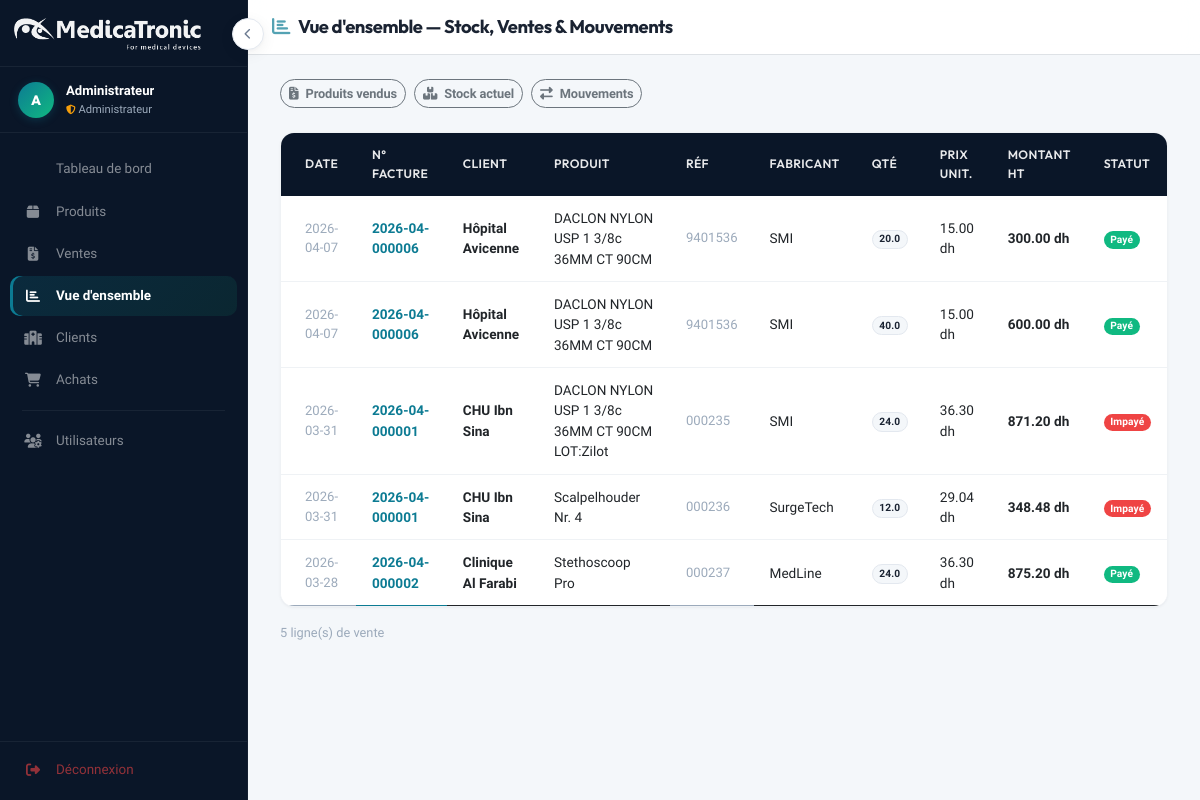
/overview (signed in), run on the app's committed database.
### tables this page shows
CREATE TABLE facture_lignes (
    id             INTEGER PRIMARY KEY AUTOINCREMENT,
    facture_id     INTEGER NOT NULL,
    produit_id     INTEGER,
    lot_id         INTEGER,
    reference      TEXT,
    designation    TEXT,
    quantite       REAL    DEFAULT 1,
    prix_unitaire  REAL    DEFAULT 0,
    tva            REAL    DEFAULT 20,
    remise         REAL    DEFAULT 0,
    montant_ht     REAL    DEFAULT 0,
    FOREIGN KEY (facture_id) REFERENCES factures(id)  ON DELETE CASCADE,
    FOREIGN KEY (produit_id) REFERENCES produits(id),
    FOREIGN KEY (lot_id)     REFERENCES lots(id)
);

CREATE TABLE factures (
    id                  INTEGER PRIMARY KEY AUTOINCREMENT,
    numero              TEXT UNIQUE,
    client_id           INTEGER,
    date_facture        TEXT,
    date_echeance       TEXT,
    devise              TEXT    DEFAULT 'MAD',
    emplacement_stock   TEXT,
    contact_commercial  TEXT,
    modele              TEXT,
    objet               TEXT,
    remarques           TEXT,
    conditions          TEXT,
    statut              TEXT    DEFAULT 'En instance',
    montant_ht          REAL    DEFAULT 0,
    remise_globale      REAL    DEFAULT 0,
    montant_tva         REAL    DEFAULT 0,
    ajustement          REAL    DEFAULT 0,
    montant_ttc         REAL    DEFAULT 0,
    FOREIGN KEY (client_id) REFERENCES clients(id)
);

CREATE TABLE clients (
    id   INTEGER PRIMARY KEY AUTOINCREMENT,
    nom  TEXT NOT NULL,
    type TEXT DEFAULT 'Hôpital'
, adresse TEXT, ville TEXT, telephone TEXT, email TEXT, code_client TEXT, ice TEXT, identifiant_fiscal TEXT, code_postal TEXT, region TEXT, pays TEXT DEFAULT "Maroc", gsm TEXT, contact TEXT, tarification TEXT DEFAULT "T1", categorie_client TEXT, latitude TEXT, longitude TEXT, adresse_facturation TEXT, ville_facturation TEXT, region_facturation TEXT, code_postal_facturation TEXT, pays_facturation TEXT, adresse_livraison TEXT, ville_livraison TEXT, region_livraison TEXT, code_postal_livraison TEXT, pays_livraison TEXT, actif INTEGER DEFAULT 1);

CREATE TABLE produits (
    id                  INTEGER PRIMARY KEY AUTOINCREMENT,
    reference           TEXT,
    nom                 TEXT NOT NULL,
    description         TEXT,
    code_barres         TEXT,
    prix_revient_ttc    REAL    DEFAULT 0,
    prix_dernier_achat  REAL    DEFAULT 0,
    stock_min_securite  INTEGER DEFAULT 0,
    type_element_id     INTEGER,
    tag                 TEXT,
    categorie_id        INTEGER,
    marque              TEXT,
    emplacement         TEXT,
    bloc                TEXT,
    rangee              TEXT,
    statut              TEXT    DEFAULT 'Actif',
    tva                 REAL    DEFAULT 20,
    no_fiche            TEXT,
    prix_tarif_1        REAL    DEFAULT 20,
    prix_tarif_2        REAL    DEFAULT 14.15,
    prix_tarif_3        REAL    DEFAULT 75,
    FOREIGN KEY (type_element_id) REFERENCES types_element(id),
    FOREIGN KEY (categorie_id)    REFERENCES categories(id)
);

### app.py (the view)
@app.route('/overview')
@login_required
def overview():
    conn   = get_db_connection()
    filtre = request.args.get('type', 'all')  # all | vendu | stock | mouvement
    ventes_rows = conn.execute('''
        SELECT fl.designation, fl.reference, fl.quantite, fl.prix_unitaire,
               fl.montant_ht, f.date_facture, f.numero AS facture_num,
               cl.nom AS client_nom, f.statut,
               p.marque
        FROM facture_lignes fl
        JOIN factures f ON fl.facture_id = f.id
        LEFT JOIN clients cl ON f.client_id = cl.id
        LEFT JOIN produits p ON fl.produit_id = p.id
        ORDER BY f.date_facture DESC
        LIMIT 200
    ''').fetchall()
    stock_rows = conn.execute('''
        SELECT p.nom, p.reference, p.marque,
               l.lot_numero, l.warehouse, l.bloc, l.rangee,
               l.quantite, l.date_expiration
        FROM lots l
        JOIN produits p ON l.produit_id = p.id
        WHERE l.quantite > 0
        ORDER BY p.marque, p.nom
    ''').fetchall()
    mvt_rows = conn.execute('''
        SELECT m.*, p.nom AS produit_nom, p.reference AS produit_ref, p.marque
        FROM mouvements m
        JOIN produits p ON m.produit_id = p.id
        ORDER BY m.date_mvt DESC
        LIMIT 200
    ''').fetchall()
    conn.close()
    return render_template('overview.html',
                           ventes_rows=ventes_rows,
                           stock_rows=stock_rows,
                           mvt_rows=mvt_rows,
                           filtre=filtre)

### app.py (called while the page is built)
def get_db_connection():
    conn = sqlite3.connect('database.db')
    conn.row_factory = sqlite3.Row
    conn.execute("PRAGMA foreign_keys = ON")
    return conn

def login_required(f):
    @functools.wraps(f)
    def decorated(*args, **kwargs):
        if 'user_id' not in session:
            return redirect(url_for('login', next=request.url))
        return f(*args, **kwargs)
    return decorated

### templates/overview.html (shortened to what this page needs)
<!DOCTYPE html>
<html lang="fr">
<head>
    <link href="https://cdn.jsdelivr.net/npm/bootstrap@5.3.0/dist/css/bootstrap.min.css" rel="stylesheet">
    <link rel="stylesheet" href="https://cdnjs.cloudflare.com/ajax/libs/font-awesome/6.4.0/css/all.min.css">
    <link rel="stylesheet" href="{{ url_for('static', filename='style.css') }}">
</head>
<body>
{% include '_sidebar.html' %}
<div class="main-content">
    <div class="bg-white border-bottom px-4 py-3">
        <h5 class="fw-bold mb-0 heading" style="font-size:1.15rem;">
            <i class="fas fa-chart-bar me-2" style="color:var(--primary); opacity:0.7;"></i>Vue d'ensemble &mdash; Stock, Ventes &amp; Mouvements
        </h5>
    </div>
    <div class="content-padding">
        <div class="d-flex gap-2 mb-4 animate-in">
            <a href="{{ url_for('overview', type='ventes') }}"
               class="btn btn-sm {% if filtre == 'ventes' %}btn-info text-white{% else %}btn-outline-secondary{% endif %}"
               style="border-radius:var(--radius-full); font-size:0.8rem;">
                <i class="fas fa-file-invoice-dollar me-1"></i> Produits vendus
            </a>
            <a href="{{ url_for('overview', type='stock') }}"
               class="btn btn-sm {% if filtre == 'stock' %}btn-info text-white{% else %}btn-outline-secondary{% endif %}"
               style="border-radius:var(--radius-full); font-size:0.8rem;">
                <i class="fas fa-boxes me-1"></i> Stock actuel
            </a>
            <a href="{{ url_for('overview', type='mouvement') }}"
               class="btn btn-sm {% if filtre == 'mouvement' %}btn-info text-white{% else %}btn-outline-secondary{% endif %}"
               style="border-radius:var(--radius-full); font-size:0.8rem;">
                <i class="fas fa-exchange-alt me-1"></i> Mouvements
            </a>
        </div>
        {% if filtre == 'stock' %}
        <div class="table-container">
            <table class="table align-middle mb-0">
                <thead>
                    <tr>
                        <th class="ps-4">Produit</th>
                        <th>R&eacute;f&eacute;rence</th>
                        <th>Fabricant</th>
                        <th>N&deg; Lot</th>
                        <th>Warehouse</th>
                        <th>Bloc</th>
                        <th>Rang&eacute;e</th>
                        <th>Quantit&eacute;</th>
                        <th>Expiration</th>
                    </tr>
                </thead>
                <tbody>
                    {% for row in stock_rows %}
                    <tr>
                        <td class="ps-4 fw-semibold">{{ row.nom }}</td>
                        <td style="color:var(--text-tertiary); font-size:0.82rem;">{{ row.reference or '&mdash;' }}</td>
                        <td>
                            {% if row.marque %}
                            <span class="badge" style="background:var(--bg); color:var(--text); border:1px solid var(--border);">{{ row.marque }}</span>
                            {% else %}&mdash;{% endif %}
                        </td>
                        <td style="color:var(--text-tertiary); font-size:0.82rem;">{{ row.lot_numero or '&mdash;' }}</td>
                        <td>
                            {% if row.warehouse %}
                            <i class="fas fa-warehouse me-1" style="color:var(--primary); font-size:0.75rem;"></i>{{ row.warehouse }}
                            {% else %}&mdash;{% endif %}
                        </td>
                        <td style="color:var(--text-tertiary); font-size:0.82rem;">{{ row.bloc or '&mdash;' }}</td>
                        <td style="color:var(--text-tertiary); font-size:0.82rem;">{{ row.rangee or '&mdash;' }}</td>
                        <td><span class="badge" style="background:var(--primary-light); color:var(--primary);">{{ row.quantite }}</span></td>
                        <td style="color:var(--text-tertiary); font-size:0.82rem;">{{ row.date_expiration or '&mdash;' }}</td>
                    </tr>
                    {% else %}
                    <tr><td colspan="9" class="empty-state"><i class="fas fa-box-open"></i>Aucun stock enregistr&eacute;.</td></tr>
                    {% endfor %}
                </tbody>
            </table>
        </div>
        <div class="mt-3" style="color:var(--text-tertiary); font-size:0.8rem; font-weight:500;">{{ stock_rows|length }} lot(s) en stock</div>
        {% else %}
        <div class="table-container">
            <table class="table align-middle mb-0">
                <thead>
                    <tr>
                        <th class="ps-4">Date</th>
                        <th>N&deg; Facture</th>
                        <th>Client</th>
                        <th>Produit</th>
                        <th>R&eacute;f</th>
                        <th>Fabricant</th>
                        <th>Qt&eacute;</th>
                        <th>Prix unit.</th>
                        <th>Montant HT</th>
                        <th>Statut</th>
                    </tr>
                </thead>
                <tbody>
                    {% for row in ventes_rows %}
                    <tr>
                        <td class="ps-4" style="color:var(--text-tertiary); font-size:0.82rem;">{{ row.date_facture or '&mdash;' }}</td>
                        <td class="fw-bold" style="color:var(--primary);">{{ row.facture_num or '&mdash;' }}</td>
                        <td class="fw-semibold">{{ row.client_nom or '&mdash;' }}</td>
                        <td>{{ row.designation or '&mdash;' }}</td>
                        <td style="color:var(--text-tertiary); font-size:0.82rem;">{{ row.reference or '&mdash;' }}</td>
                        <td>{{ row.marque or '&mdash;' }}</td>
                        <td><span class="badge" style="background:var(--bg); color:var(--text); border:1px solid var(--border);">{{ row.quantite }}</span></td>
                        <td>{{ "%.2f"|format(row.prix_unitaire or 0) }} dh</td>
                        <td class="fw-bold">{{ "%.2f"|format(row.montant_ht or 0) }} dh</td>
                        <td>
                            {% if row.statut == 'Pay\u00e9' %}
                                <span class="badge bg-success">Pay&eacute;</span>
                            {% elif row.statut == 'Impay\u00e9' %}
                                <span class="badge bg-danger">Impay&eacute;</span>
                            {% else %}
                                <span class="badge bg-secondary">{{ row.statut }}</span>
                            {% endif %}
                        </td>
                    </tr>
                    {% else %}
                    <tr><td colspan="10" class="empty-state"><i class="fas fa-box-open"></i>Aucune vente enregistr&eacute;e.</td></tr>
                    {% endfor %}
                </tbody>
            </table>
        </div>
        <div class="mt-3" style="color:var(--text-tertiary); font-size:0.8rem; font-weight:500;">{{ ventes_rows|length }} ligne(s) de vente</div>
        {% endif %}
    </div>
</div>
</body>
</html>

### static/style.css (style rules this page uses)
:root { --sidebar-w: 248px; --sidebar-collapsed: 68px; --primary: #0C7B93; --primary-dark: #064E5C; --primary-light: #E6F4F7; --primary-glow: rgba(12, 123, 147, 0.15); --accent: #10B981; --accent-light: #D1FAE5; --sidebar-bg: #0A1628; --sidebar-hover: rgba(255,255,255,0.06); --sidebar-border: rgba(255,255,255,0.06); --bg: #F4F7FA; --surface: #FFFFFF; --surface-raised: #FFFFFF; --surface-hover: #F8FAFB; --text: #1A2332; --text-secondary: #6B7A90; --text-tertiary: #9CAABB; --text-inverse: #FFFFFF; --border: #E3E8EF; --border-light: #EFF2F5; --shadow-sm: 0 1px 3px rgba(10,22,40,0.04), 0 1px 2px rgba(10,22,40,0.02); --shadow-md: 0 4px 16px rgba(10,22,40,0.06), 0 1px 4px rgba(10,22,40,0.04); --shadow-lg: 0 12px 40px rgba(10,22,40,0.08), 0 4px 12px rgba(10,22,40,0.04); --shadow-xl: 0 20px 60px rgba(10,22,40,0.12); --shadow-glow: 0 0 0 3px var(--primary-glow); --danger: #EF4444; --danger-light: #FEF2F2; --warning: #F59E0B; --warning-light: #FFFBEB; --success: #10B981; --success-light: #ECFDF5; --info: #0C7B93; --info-light: #E6F4F7; --radius-sm: 6px; --radius-md: 10px; --radius-lg: 14px; --radius-xl: 20px; --radius-full: 9999px; --ease: cubic-bezier(0.4, 0, 0.2, 1); --ease-spring: cubic-bezier(0.34, 1.56, 0.64, 1); --duration: 0.25s; --duration-slow: 0.4s; }
*, *::before, *::after { box-sizing: border-box; }
body { background: var(--bg); font-family: 'Plus Jakarta Sans', -apple-system, BlinkMacSystemFont, 'Segoe UI', sans-serif; color: var(--text); margin: 0; display: flex; min-height: 100vh; overflow-x: hidden; -webkit-font-smoothing: antialiased; -moz-osx-font-smoothing: grayscale; }
h1, h2, h3, h4, h5, h6, .heading { font-family: 'Outfit', -apple-system, sans-serif; font-weight: 700; letter-spacing: -0.025em; }
.animate-in { animation: fadeInUp 0.5s var(--ease) both; }
.main-content { flex: 1; margin-left: var(--sidebar-w); width: calc(100% - var(--sidebar-w)); min-height: 100vh; background: var(--bg); transition: margin-left var(--duration) var(--ease), width var(--duration) var(--ease); }
.bg-white.border-bottom { position: sticky; top: 0; z-index: 900; backdrop-filter: blur(12px); background: rgba(255,255,255,0.92) !important; }
.content-padding { padding: 24px 32px; }
.table-container { background: var(--surface); border-radius: var(--radius-lg); overflow: hidden; margin-top: 10px; border: 1px solid var(--border-light); box-shadow: var(--shadow-sm); animation: fadeInUp 0.5s var(--ease) both; animation-delay: 0.15s; }
.table-container thead th { background-color: var(--sidebar-bg) !important; color: rgba(255,255,255,0.9) !important; font-family: 'Outfit', sans-serif; font-size: 0.76rem; font-weight: 600; padding: 13px 16px; border: none; vertical-align: middle; letter-spacing: 0.03em; text-transform: uppercase; }
.table-container tbody tr { transition: all var(--duration) var(--ease); border-bottom: 1px solid var(--border-light); }
.table-container tbody tr:last-child { border-bottom: none; }
.table-container tbody td { padding: 12px 16px; font-size: 0.85rem; vertical-align: middle; }
.btn { font-family: 'Plus Jakarta Sans', sans-serif; font-weight: 600; border-radius: var(--radius-sm); transition: all var(--duration) var(--ease); letter-spacing: -0.01em; position: relative; overflow: hidden; }
.badge { font-family: 'Plus Jakarta Sans', sans-serif; font-weight: 600; letter-spacing: 0.01em; border-radius: var(--radius-full); }
.badge.bg-success { background-color: var(--success) !important; }
.badge.bg-danger { background-color: var(--danger) !important; }

### data on the page
facture_lignes: date_facture "2026-04-07", numero "2026-04-000006", nom "Hôpital Avicenne", designation "DACLON NYLON USP 1 3/8c 36MM CT 90CM", reference "9401536", marque "SMI", quantite "20.0", prix_unitaire "15.00", montant_ht "300.00", shows "Payé"
facture_lignes: date_facture "2026-04-07", numero "2026-04-000006", nom "Hôpital Avicenne", designation "DACLON NYLON USP 1 3/8c 36MM CT 90CM", reference "9401536", marque "SMI", quantite "40.0", prix_unitaire "15.00", montant_ht "600.00", shows "Payé"
facture_lignes: date_facture "2026-03-31", numero "2026-04-000001", nom "CHU Ibn Sina", designation "DACLON NYLON USP 1 3/8c 36MM CT 90CM LOT:Zilot", reference "000235", marque "SMI", quantite "24.0", prix_unitaire "36.30", montant_ht "871.20", shows "Impayé"
facture_lignes: date_facture "2026-03-31", numero "2026-04-000001", nom "CHU Ibn Sina", designation "Scalpelhouder Nr. 4", reference "000236", marque "SurgeTech", quantite "12.0", prix_unitaire "29.04", montant_ht "348.48", shows "Impayé"
facture_lignes: date_facture "2026-03-28", numero "2026-04-000002", nom "Clinique Al Farabi", designation "Stethoscoop Pro", reference "000237", marque "MedLine", quantite "24.0", prix_unitaire "36.30", montant_ht "875.20", shows "Payé"

### other printed values
{{ session.get('nom', session.get('username', '?'))[0]|upper }} "A"
{{ session.get('nom', session.get('username', '')) }} "Administrateur"
{{ ventes_rows|length }} "5"
